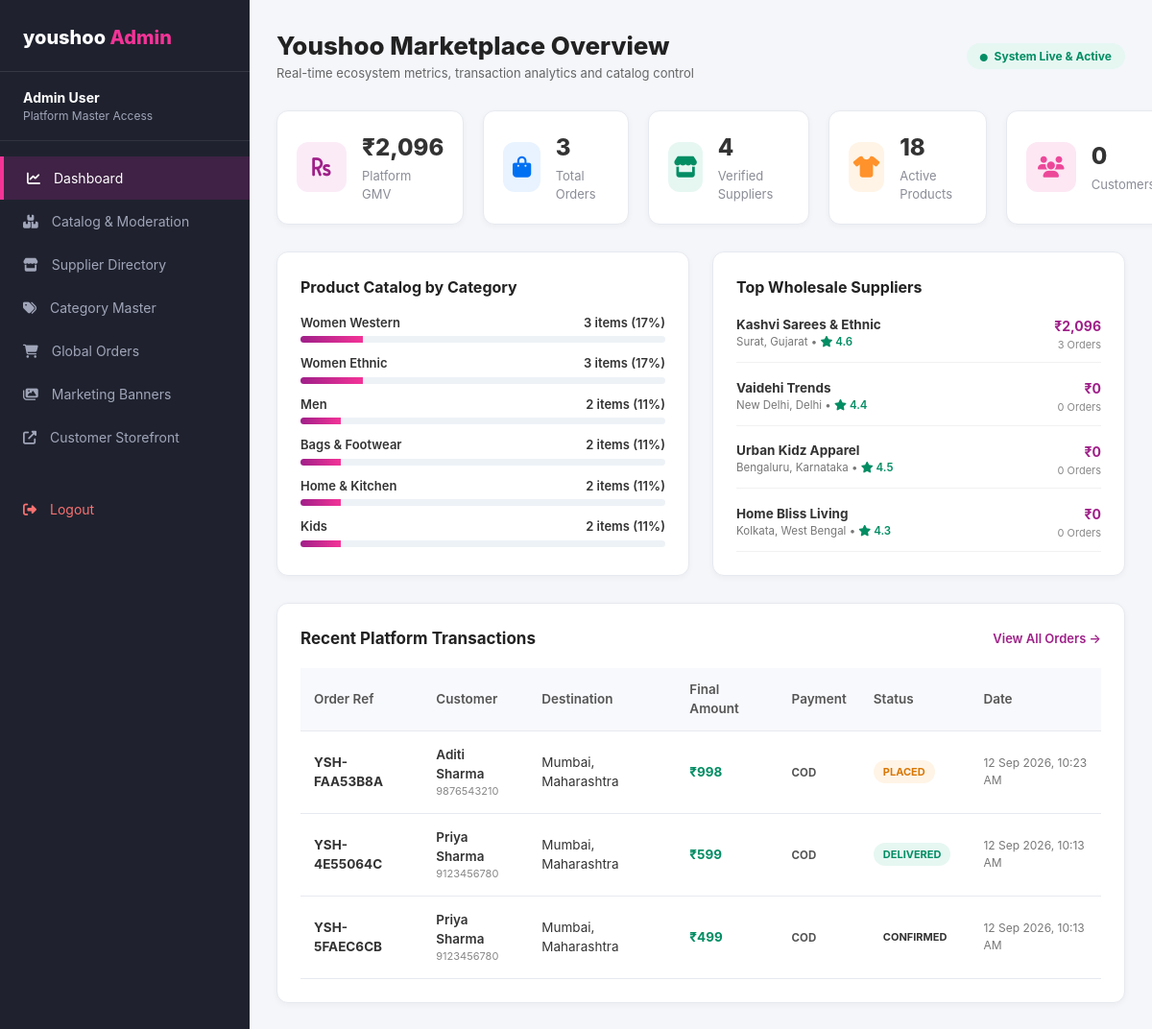
/admin/index.php (signed in), run on the app's committed database.
### tables this page shows
CREATE TABLE `suppliers` (
  `id` int NOT NULL AUTO_INCREMENT,
  `user_id` int NOT NULL,
  `shop_name` varchar(150) NOT NULL,
  `owner_name` varchar(100) NOT NULL,
  `gstin` varchar(30) DEFAULT NULL,
  `phone` varchar(20) NOT NULL,
  `business_email` varchar(120) DEFAULT NULL,
  `address` text NOT NULL,
  `city` varchar(80) NOT NULL,
  `state` varchar(80) NOT NULL,
  `pincode` varchar(10) NOT NULL,
  `bank_account` varchar(40) DEFAULT NULL,
  `bank_ifsc` varchar(20) DEFAULT NULL,
  `logo` varchar(255) DEFAULT NULL,
  `banner` varchar(255) DEFAULT NULL,
  `rating` decimal(3,2) DEFAULT '4.20',
  `followers_count` int DEFAULT '120',
  `verified` tinyint(1) DEFAULT '1',
  `commission_rate` decimal(4,2) DEFAULT '0.00',
  `created_at` datetime DEFAULT CURRENT_TIMESTAMP,
  PRIMARY KEY (`id`),
  UNIQUE KEY `user_id` (`user_id`),
  CONSTRAINT `suppliers_ibfk_1` FOREIGN KEY (`user_id`) REFERENCES `users` (`id`) ON DELETE CASCADE
);

CREATE TABLE `orders` (
  `id` int NOT NULL AUTO_INCREMENT,
  `order_number` varchar(50) NOT NULL,
  `user_id` int DEFAULT NULL,
  `total_amount` decimal(10,2) NOT NULL,
  `discount_amount` decimal(10,2) DEFAULT '0.00',
  `delivery_fee` decimal(10,2) DEFAULT '0.00',
  `final_amount` decimal(10,2) NOT NULL,
  `payment_method` enum('cod','upi','card','netbanking') DEFAULT 'cod',
  `payment_status` enum('pending','paid','failed') DEFAULT 'pending',
  `order_status` enum('placed','confirmed','shipped','out_for_delivery','delivered','cancelled') DEFAULT 'placed',
  `shipping_name` varchar(100) NOT NULL,
  `shipping_phone` varchar(20) NOT NULL,
  `shipping_address` text NOT NULL,
  `shipping_city` varchar(80) NOT NULL,
  `shipping_state` varchar(80) NOT NULL,
  `shipping_pincode` varchar(10) NOT NULL,
  `created_at` datetime DEFAULT CURRENT_TIMESTAMP,
  `updated_at` datetime DEFAULT CURRENT_TIMESTAMP ON UPDATE CURRENT_TIMESTAMP,
  PRIMARY KEY (`id`),
  UNIQUE KEY `order_number` (`order_number`)
);

### admin/index.php (the view, shortened to what this page needs)
<?php
$pdo = getDBConnection();
$stmtGMV = $pdo->query("SELECT SUM(final_amount) FROM orders WHERE order_status != 'cancelled'");
$totalGMV = (float)($stmtGMV->fetchColumn() ?: 0);
$stmtOrders = $pdo->query("SELECT COUNT(*) FROM orders");
$totalOrders = (int)($stmtOrders->fetchColumn() ?: 0);
$stmtSuppliers = $pdo->query("SELECT COUNT(*) FROM suppliers");
$totalSuppliers = (int)($stmtSuppliers->fetchColumn() ?: 0);
$stmtProds = $pdo->query("SELECT COUNT(*) FROM products WHERE status = 'approved'");
$totalProducts = (int)($stmtProds->fetchColumn() ?: 0);
$stmtCust = $pdo->query("SELECT COUNT(*) FROM users WHERE role = 'customer'");
$totalCustomers = (int)($stmtCust->fetchColumn() ?: 0);
$stmtCats = $pdo->query("SELECT c.name, COUNT(p.id) as prod_count
    FROM categories c
    LEFT JOIN products p ON c.id = p.category_id
    GROUP BY c.id
    ORDER BY prod_count DESC");
$categoryStats = $stmtCats->fetchAll();
$stmtTopSuppliers = $pdo->query("SELECT s.*,
    COUNT(DISTINCT oi.order_id) as orders_count,
    COALESCE(SUM(oi.total_price), 0) as total_earned
    FROM suppliers s
    LEFT JOIN order_items oi ON s.id = oi.supplier_id
    GROUP BY s.id
    ORDER BY total_earned DESC
    LIMIT 5");
$topSuppliers = $stmtTopSuppliers->fetchAll();
$stmtRecentOrders = $pdo->query("SELECT o.*, u.email as user_email
    FROM orders o
    LEFT JOIN users u ON o.user_id = u.id
    ORDER BY o.id DESC
    LIMIT 6");
$recentOrders = $stmtRecentOrders->fetchAll();
?>
<!DOCTYPE html>
<html lang="en">
<head>
  <link rel="stylesheet" href="https://cdnjs.cloudflare.com/ajax/libs/font-awesome/6.4.0/css/all.min.css">
  <link rel="stylesheet" href="/MEESHO/assets/css/meesho.css">
</head>
<body style="background:#f4f6fa;">
  <div class="dashboard-container">
    <aside class="dashboard-sidebar">
      <div class="dash-brand">
        youshoo <span style="color:#f43397;">Admin</span>
      </div>
      <div style="padding: 16px 24px; border-bottom: 1px solid rgba(255,255,255,0.08);">
        <div style="font-size:14px; font-weight:700; color:#fff;"><?php echo htmlspecialchars($_SESSION['user_name'] ?? 'Super Admin'); ?></div>
        <div style="font-size:12px; color:#a0a5b9;">Platform Master Access</div>
      </div>
      <ul class="dash-nav">
        <li class="dash-nav-item active"><a href="/MEESHO/admin/index.php"><i class="fas fa-chart-line"></i> Dashboard</a></li>
        <li class="dash-nav-item"><a href="/MEESHO/admin/products.php"><i class="fas fa-boxes"></i> Catalog & Moderation</a></li>
        <li class="dash-nav-item"><a href="/MEESHO/admin/suppliers.php"><i class="fas fa-store"></i> Supplier Directory</a></li>
        <li class="dash-nav-item"><a href="/MEESHO/admin/categories.php"><i class="fas fa-tags"></i> Category Master</a></li>
        <li class="dash-nav-item"><a href="/MEESHO/admin/orders.php"><i class="fas fa-shopping-cart"></i> Global Orders</a></li>
        <li class="dash-nav-item"><a href="/MEESHO/admin/banners.php"><i class="fas fa-images"></i> Marketing Banners</a></li>
        <li class="dash-nav-item"><a href="/MEESHO/index.php" target="_blank"><i class="fas fa-external-link-alt"></i> Customer Storefront</a></li>
        <li class="dash-nav-item" style="margin-top:30px;"><a href="/MEESHO/logout.php" style="color:#f87171;"><i class="fas fa-sign-out-alt"></i> Logout</a></li>
      </ul>
    </aside>
    <main class="dashboard-main">
      <div style="display:flex; justify-content:space-between; align-items:center; margin-bottom:28px;">
        <div>
          <h1 style="font-size:26px; font-weight:800; color:#222;">Youshoo Marketplace Overview</h1>
          <p style="font-size:13px; color:#666;">Real-time ecosystem metrics, transaction analytics and catalog control</p>
        </div>
        <div>
          <span style="background:#e6f7f2; color:#038d63; font-size:12px; font-weight:700; padding:6px 14px; border-radius:20px;">
            <i class="fas fa-circle" style="font-size:8px; margin-right:4px;"></i> System Live & Active
          </span>
        </div>
      </div>
      <div class="kpi-cards-grid" style="grid-template-columns: repeat(5, 1fr);">
        <div class="kpi-card">
          <div class="kpi-icon purple"><i class="fas fa-rupee-sign"></i></div>
          <div class="kpi-info">
            <h3>₹<?php echo number_format($totalGMV, 0); ?></h3>
            <p>Platform GMV</p>
          </div>
        </div>
        <div class="kpi-card">
          <div class="kpi-icon blue"><i class="fas fa-shopping-bag"></i></div>
          <div class="kpi-info">
            <h3><?php echo $totalOrders; ?></h3>
            <p>Total Orders</p>
          </div>
        </div>
        <div class="kpi-card">
          <div class="kpi-icon green"><i class="fas fa-store"></i></div>
          <div class="kpi-info">
            <h3><?php echo $totalSuppliers; ?></h3>
            <p>Verified Suppliers</p>
          </div>
        </div>
        <div class="kpi-card">
          <div class="kpi-icon orange"><i class="fas fa-tshirt"></i></div>
          <div class="kpi-info">
            <h3><?php echo $totalProducts; ?></h3>
            <p>Active Products</p>
          </div>
        </div>
        <div class="kpi-card">
          <div class="kpi-icon purple" style="background:#fce7f3; color:#ec4899;"><i class="fas fa-users"></i></div>
          <div class="kpi-info">
            <h3><?php echo $totalCustomers; ?></h3>
            <p>Customers</p>
          </div>
        </div>
      </div>
      <div style="display:grid; grid-template-columns: 1fr 1fr; gap:24px; margin-bottom:28px;">
        <div class="table-card" style="margin-bottom:0;">
          <h3 style="font-size:16px; font-weight:700; color:#222; margin-bottom:16px;">Product Catalog by Category</h3>
          <div style="display:flex; flex-direction:column; gap:12px;">
            <?php foreach (array_slice($categoryStats, 0, 6) as $cs):
              $percent = $totalProducts > 0 ? round(($cs['prod_count'] / $totalProducts) * 100) : 0;
            ?>
              <div>
                <div style="display:flex; justify-content:space-between; font-size:13px; font-weight:600; margin-bottom:4px;">
                  <span><?php echo htmlspecialchars($cs['name']); ?></span>
                  <span><?php echo $cs['prod_count']; ?> items (<?php echo $percent; ?>%)</span>
                </div>
                <div style="background:#edf2f7; height:7px; border-radius:4px; overflow:hidden;">
                  <div style="background:linear-gradient(90deg, #9f2089, #f43397); height:100%; width:<?php echo $percent; ?>%;"></div>
                </div>
              </div>
            <?php endforeach; ?>
          </div>
        </div>
        <div class="table-card" style="margin-bottom:0;">
          <h3 style="font-size:16px; font-weight:700; color:#222; margin-bottom:16px;">Top Wholesale Suppliers</h3>
          <div style="display:flex; flex-direction:column; gap:14px;">
            <?php foreach ($topSuppliers as $ts): ?>
              <div style="display:flex; align-items:center; justify-content:space-between; border-bottom:1px solid #f1f1f1; padding-bottom:10px;">
                <div>
                  <div style="font-weight:700; font-size:13.5px; color:#333;"><?php echo htmlspecialchars($ts['shop_name']); ?></div>
                  <div style="font-size:11.5px; color:#777;">
                    <?php echo htmlspecialchars($ts['city'] . ', ' . $ts['state']); ?> &bull;
                    <span style="color:#038d63; font-weight:600;"><i class="fas fa-star"></i> <?php echo number_format($ts['rating'], 1); ?></span>
                  </div>
                </div>
                <div style="text-align:right;">
                  <strong style="color:#9f2089; font-size:14px;">₹<?php echo number_format($ts['total_earned'], 0); ?></strong>
                  <div style="font-size:11px; color:#888;"><?php echo $ts['orders_count']; ?> Orders</div>
                </div>
              </div>
            <?php endforeach; ?>
          </div>
        </div>
      </div>
      <div class="table-card">
        <div class="table-header-row">
          <h3 style="font-size:17px; font-weight:700; color:#222;">Recent Platform Transactions</h3>
          <a href="/MEESHO/admin/orders.php" style="font-size:13px; font-weight:600; color:#9f2089;">View All Orders &rarr;</a>
        </div>
        <table class="custom-table">
          <thead>
            <tr>
              <th>Order Ref</th>
              <th>Customer</th>
              <th>Destination</th>
              <th>Final Amount</th>
              <th>Payment</th>
              <th>Status</th>
              <th>Date</th>
            </tr>
          </thead>
          <tbody>
            <?php foreach ($recentOrders as $ro): ?>
              <tr>
                <td><strong><?php echo htmlspecialchars($ro['order_number']); ?></strong></td>
                <td>
                  <div style="font-weight:600; color:#333;"><?php echo htmlspecialchars($ro['shipping_name']); ?></div>
                  <div style="font-size:11px; color:#888;"><?php echo htmlspecialchars($ro['shipping_phone']); ?></div>
                </td>
                <td><?php echo htmlspecialchars($ro['shipping_city'] . ', ' . $ro['shipping_state']); ?></td>
                <td><strong style="color:#038d63;">₹<?php echo number_format($ro['final_amount'], 0); ?></strong></td>
                <td><span style="text-transform:uppercase; font-size:11.5px; font-weight:700; color:#555;"><?php echo $ro['payment_method']; ?></span></td>
                <td>
                  <span class="status-badge <?php echo htmlspecialchars($ro['order_status']); ?>">
                    <?php echo ucfirst($ro['order_status']); ?>
                  </span>
                </td>
                <td style="font-size:12px; color:#777;"><?php echo date('d M Y, h:i A', strtotime($ro['created_at'])); ?></td>
              </tr>
            <?php endforeach; ?>
          </tbody>
        </table>
      </div>
    </main>
  </div>
</body>
</html>

### assets/css/meesho.css (style rules this page uses)
:root { --meesho-primary: #9f2089; --meesho-primary-dark: #56034c; --meesho-primary-light: #fbebf7; --meesho-pink: #f43397; --meesho-pink-hover: #e01d81; --meesho-green: #038d63; --meesho-green-light: #e6f7f2; --meesho-star-yellow: #23bb75; --meesho-gold: #f59e0b; --meesho-dark: #333333; --meesho-gray-dark: #666666; --meesho-gray-medium: #8b8d97; --meesho-gray-light: #f0f2f5; --meesho-border: #e6e9ef; --meesho-white: #ffffff; --meesho-bg: #f8f9fa; --meesho-shadow-sm: 0 2px 6px rgba(0, 0, 0, 0.04); --meesho-shadow-md: 0 4px 16px rgba(0, 0, 0, 0.08); --meesho-shadow-lg: 0 10px 30px rgba(0, 0, 0, 0.12); --meesho-shadow-purple: 0 8px 25px rgba(159, 32, 137, 0.25); --meesho-radius: 8px; --meesho-radius-lg: 12px; --meesho-transition: all 0.25s cubic-bezier(0.16, 1, 0.3, 1); }
* { margin: 0; padding: 0; box-sizing: border-box; }
body { font-family: -apple-system, BlinkMacSystemFont, "Segoe UI", Roboto, "Helvetica Neue", Arial, sans-serif; color: var(--meesho-dark); background-color: var(--meesho-bg); line-height: 1.5; overflow-x: hidden; -webkit-font-smoothing: antialiased; }
a { color: inherit; text-decoration: none; transition: var(--meesho-transition); }
.dashboard-container { display: flex; min-height: calc(100vh - 60px); }
.dashboard-sidebar { width: 260px; background: #1f222e; color: #c2c5d1; padding: 24px 0; flex-shrink: 0; }
.dash-brand { padding: 0 24px 20px; font-size: 20px; font-weight: 800; color: #fff; border-bottom: 1px solid rgba(255, 255, 255, 0.1); }
.dash-brand span { color: var(--meesho-pink); }
.dash-nav { list-style: none; margin-top: 16px; }
.dash-nav-item a { display: flex; align-items: center; gap: 14px; padding: 12px 24px; font-size: 14px; color: #a0a5b9; transition: var(--meesho-transition); }
.dash-nav-item a:hover, .dash-nav-item.active a { color: #ffffff; background: rgba(159, 32, 137, 0.25); border-left: 4px solid var(--meesho-pink); }
.dashboard-main { flex: 1; padding: 28px; background: #f4f6fa; overflow-y: auto; }
.kpi-cards-grid { display: grid; grid-template-columns: repeat(4, 1fr); gap: 20px; margin-bottom: 28px; }
.kpi-card { background: #ffffff; border-radius: var(--meesho-radius-lg); border: 1px solid var(--meesho-border); padding: 20px; display: flex; align-items: center; gap: 16px; box-shadow: var(--meesho-shadow-sm); transition: var(--meesho-transition); }
.kpi-icon { width: 52px; height: 52px; border-radius: 12px; display: flex; align-items: center; justify-content: center; font-size: 22px; }
.kpi-icon.purple { background: var(--meesho-primary-light); color: var(--meesho-primary); }
.kpi-icon.green { background: #e6f7f2; color: #038d63; }
.kpi-icon.blue { background: #e8f3ff; color: #0070f3; }
.kpi-icon.orange { background: #fff4e6; color: #ff922b; }
.kpi-info h3 { font-size: 24px; font-weight: 800; color: var(--meesho-dark); }
.kpi-info p { font-size: 13px; color: var(--meesho-gray-medium); margin-top: 2px; }
.table-card { background: #ffffff; border-radius: var(--meesho-radius-lg); border: 1px solid var(--meesho-border); padding: 24px; box-shadow: var(--meesho-shadow-sm); margin-bottom: 28px; }
.table-header-row { display: flex; align-items: center; justify-content: space-between; margin-bottom: 18px; }
.custom-table { width: 100%; border-collapse: collapse; font-size: 13.5px; }
.custom-table th { text-align: left; padding: 12px 14px; background: #f8f9fc; color: #555; font-weight: 600; border-bottom: 1px solid var(--meesho-border); }
.custom-table td { padding: 14px; border-bottom: 1px solid var(--meesho-border); vertical-align: middle; }
.status-badge { display: inline-block; padding: 4px 10px; border-radius: 12px; font-size: 11px; font-weight: 700; text-transform: uppercase; }
.status-badge.approved, .status-badge.delivered, .status-badge.active { background: #e6f7f2; color: #038d63; }
.status-badge.pending, .status-badge.placed { background: #fff4e6; color: #d97706; }

### data on the page
suppliers: shop_name "Kashvi Sarees & Ethnic", city+state "Surat, Gujarat", rating "4.6", total_earned "2,096", orders_count "3"
suppliers: shop_name "Vaidehi Trends", city+state "New Delhi, Delhi", rating "4.4", total_earned "0", orders_count "0"
suppliers: shop_name "Urban Kidz Apparel", city+state "Bengaluru, Karnataka", rating "4.5", total_earned "0", orders_count "0"
suppliers: shop_name "Home Bliss Living", city+state "Kolkata, West Bengal", rating "4.3", total_earned "0", orders_count "0"
orders: order_number "YSH-FAA53B8A", shipping_name "Aditi Sharma", shipping_phone "9876543210", shipping_city+shipping_state "Mumbai, Maharashtra", final_amount "998", payment_method "COD", order_status "PLACED", created_at "12 Sep 2026, 10:23 AM"
orders: order_number "YSH-4E55064C", shipping_name "Priya Sharma", shipping_phone "9123456780", shipping_city+shipping_state "Mumbai, Maharashtra", final_amount "599", payment_method "COD", order_status "DELIVERED", created_at "12 Sep 2026, 10:13 AM"
orders: order_number "YSH-5FAEC6CB", shipping_name "Priya Sharma", shipping_phone "9123456780", shipping_city+shipping_state "Mumbai, Maharashtra", final_amount "499", payment_method "COD", order_status "CONFIRMED", created_at "12 Sep 2026, 10:13 AM"

### other printed values
$_SESSION['user_name'] "Admin User"
$totalGMV "2,096"
$totalOrders "3"
$totalSuppliers "4"
$totalProducts "18"
$totalCustomers "0"
$cs['name'] "Women Western"
$cs['prod_count'] "3"
$percent "17"
$cs['name'] "Women Ethnic"
$cs['name'] "Men"
$cs['prod_count'] "2"
$percent "11"
$cs['name'] "Bags & Footwear"
$cs['name'] "Home & Kitchen"
